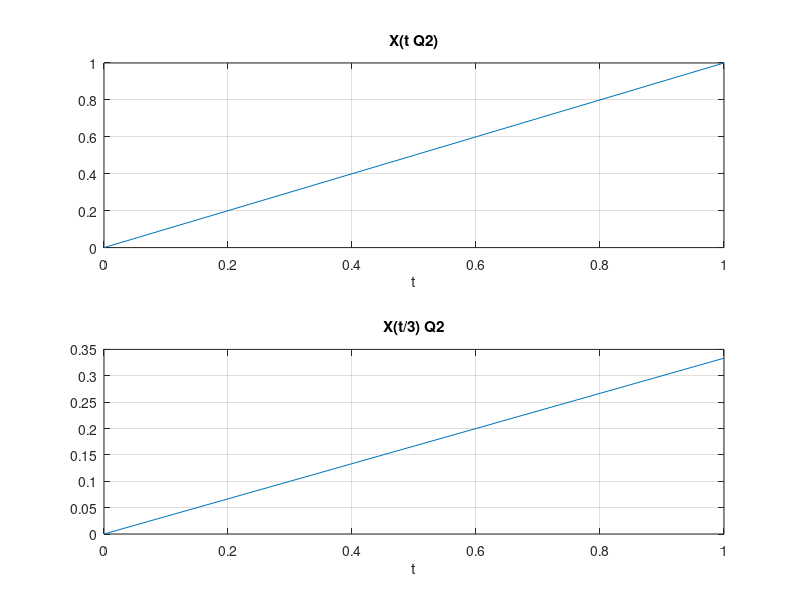

The MATLAB source for this figure: (Note: this script raises an error after producing the figure.)
% Name: Lamin Jammeh
% Class: EE480 Online
% Semster: Fall 2023
% MIDTERM
%%


clear;
clc
% Define the time values (t)
t = 0:1; % Assuming a range of -5 to 5 for t with a step size of 0.1

% Define the function g(t) = t
g = t;

% Define the function k(t) = -t (reflection of g(t))
k = -t;

% Define the delay (3 units)
delay = 3;

% Calculate the delayed signal y(t)
y = k + delay;

% Plot g(t), k(t), and y(t)
figure;
plot(t, g, 'b', 'LineWidth', 2); % Blue curve for g(t)
hold on;
plot(t, k, 'r', 'LineWidth', 2); % Red curve for k(t)
plot(t + delay, y, 'g', 'LineWidth', 2); % Green curve for y(t)

% Add labels and a legend
xlabel('t');
ylabel('g(t), k(t), and y(t)');
legend('g(t) = t', 'k(t) = -t', 'y(t) = k(t - 3)');

% Set plot properties
grid on;
%axis([-5 8 -8 8]); % Adjust axis limits as needed

% Add title
title('Plot of g(t), k(t), and y(t) in MATLAB');

% Display the plot
hold off;

%% *********** Q1 *********
clear;
clc;

t= 0:1;
g_t = t
k_t = -t
y_t = k_t+3
hold on
plot(t,g_t,'r')
plot(t,k_t,'g')
plot(t+3,y_t,'b')
hold off
title('Queestion 1 system1 g(t) to y(t)');
xlabel('t');
legend('g(t) = t','k(t) = g(-t)','y(t) = k(t+3)');
grid on;

%% *********** Q1a *********
t= 0:1;
g_t = t
m_t = g_t+3
z_t = -m_t
hold on
plot(t,g_t,'r')
plot(t,m_t,'g')
plot(t,z_t,'b')
hold off
title('Queestion 1 system2 g(t) to z(t)');
xlabel('t');
legend('g(t) = t','m(t) = g(t+3)','z(t) = m(-t)');
grid on;
%% *********** Q2 *********
t = 0:0.1:1;
x_t = t;
x_t3 = t/3;
subplot(2,1,1)
plot(t,x_t);
title('X(t Q2)');
xlabel('t');
grid on;
subplot(2,1,2)
plot(t,x_t3);
title('X(t/3) Q2');
xlabel('t');
grid on;

% x(t) is compressed by 1/3 on the y-axis

%% ********** Q3 x(t) & p(t) *********
clear;
clc;
t = 0:0.01:100;
p_t = 20*(heaviside(t) - heaviside(t-40)) - 10*(heaviside(t-40)-heaviside(t-60));
P = 1.1*abs(min(p_t))
x_t = (p_t + P).*cos(2.*pi.*t)
subplot(2,1,1)
plot(t,p_t,'r',"LineWidth",2); % Plot x(t) as a function plot
xlabel('Time (sec)');
ylabel("p(t)");
title("p(t) for 0<=t<=100");

subplot(2,1,2)
plot(t,x_t,'r',"LineWidth",2); % Plot x(t) as a function plot
xlabel('Time (sec)');
ylabel("x(t)");
title("x(t) for 0<=t<=100");
%% ********** Q3 y(t) *********
clear;
clc;
t = 0:0.01:100;
p_t = 20*(heaviside(t) - heaviside(t-40)) - 10*(heaviside(t-40)-heaviside(t-60));
P = 1.1*abs(min(p_t))
x_t = (p_t + P).*cos(2.*pi.*t);
y_t = abs(x_t);
plot(t,y_t,'r',"LineWidth",2); % Plot x(t) as a function plot
xlabel('Time (sec)');
ylabel("y(t)");
title("y(t) for 0<=t<=100");
ylim([-1,45]) % assign limits to y axis 

%% ********** Q3 z(t) *********
clear;
clc;
t = 0:0.01:100;
p_t = 20*(heaviside(t) - heaviside(t-40)) - 10*(heaviside(t-40)-heaviside(t-60));
P = 1.1*abs(min(p_t));
x_t = (p_t + P).*cos(2.*pi.*t);
y = abs(x_t);
T_s = 0.01;
h = exp(-0.8.*t).*heaviside(t)
% i wil be using the Transfer function with Laplace for Low Pass (z(t)

z_t = conv(y,h,'same')*T_s;
disp(z_t)
plot(t,z_t,'r',"LineWidth",2); % Plot x(t) as a function plot
xlabel('Time (sec)');
ylabel("z(t)");
title("z(t) for 0<=t<=100");
%% ********** Q3 z(t)-P *********
clear;
clc;
t = 0:0.01:100;
p_t = 20*(heaviside(t) - heaviside(t-40)) - 10*(heaviside(t-40)-heaviside(t-60));
P = 1.1*abs(min(p_t));
x_t = (p_t + P).*cos(2.*pi.*t);
y = abs(x_t);
T_s = 0.01;
h = exp(-0.8.*t).*heaviside(t)
% i wil be using the Transfer function with Laplace for Low Pass (z(t)

z_t = conv(y,h,'same')*T_s;
z_p = z_t - P
plot(t,z_p,'r',"LineWidth",2); % Plot x(t) as a function plot
xlabel('Time (sec)');
ylabel("z(t)-P");
title("z(t)-P for 0<=t<=100");
%% ********** Q4 **********
clear;
clc;
syms t s;
m = pi/2
X_s = 1 / ((s+3-j*(m))*(s+3+j*(m))*(s));
x_t = ilaplace(X_s)
fplot(x_t,[0,5],'r',"LineWidth",2); % Plot x(t) as a function plot
xlabel('Time (sec)');
ylabel("x(t)");
title("x(t) for 0<=t<=5");
ylim([0,0.1]) % assign limits to y axis 
grid on;

%% ********** Q5 **********
clear;
clc;
syms t s;
%for input x(t) = u(t)
Y_s = (1/s + s + 0.5)/(s^2 +0.5*s+0.15);
y_t = ilaplace(Y_s)

%for input x(t) = 2u(t)
Y_s1 = (1/s + s + 0.5)/(s^2 +0.5*s+0.15);
y_t1 = ilaplace(Y_s1)